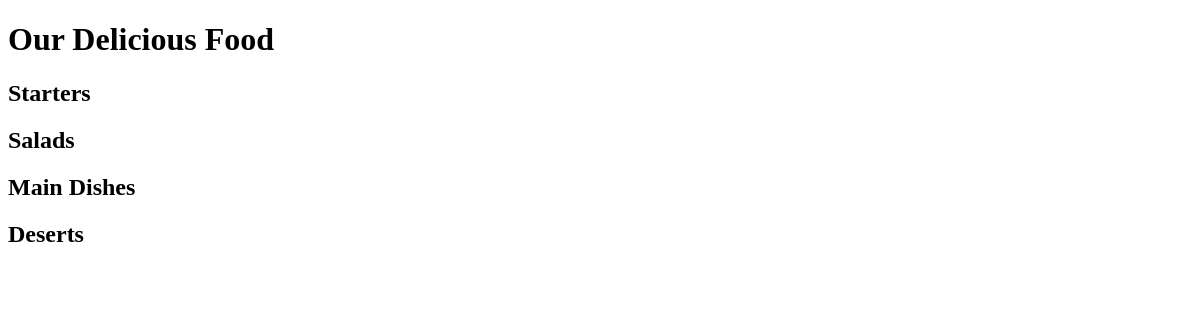
/, run on an earlier commit of the app's database.
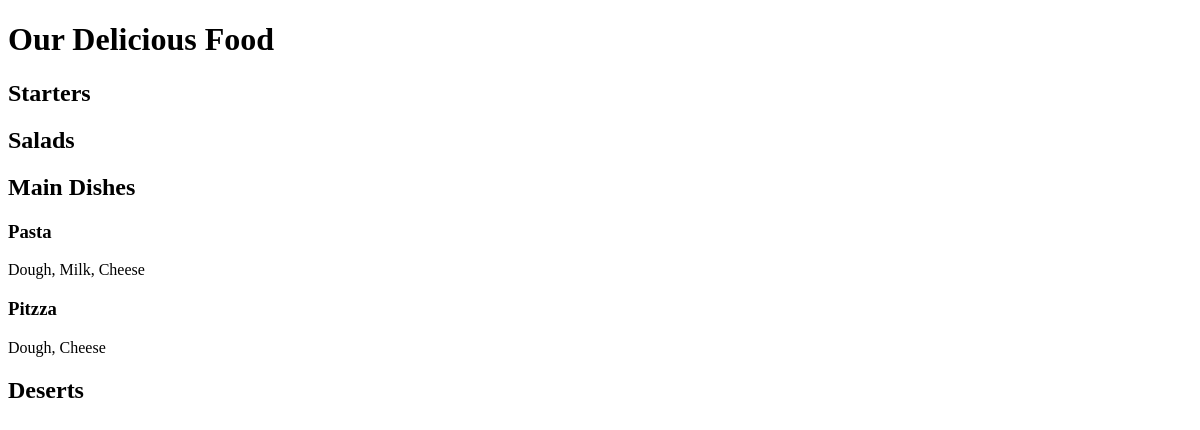
And on a later commit of the database.
### restaurant_menu/models.py (models this page shows, shortened)
class Meal(models.Model):
    name = models.CharField(max_length=1500, unique=True)
    description = models.CharField(max_length=5000)
    price = models.DecimalField(max_digits=10, decimal_places=2)
    category = models.CharField(max_length=100, choices=MEAL_KINDS)
    status = models.IntegerField(choices=AVAILABILITY, default=1)
    cook = models.ForeignKey(User, on_delete=models.PROTECT)
    date_created = models.DateTimeField(auto_now_add=True)
    date_updated = models.DateTimeField(auto_now=True)

### restaurant_menu/views.py (the view)
# urls.py: path('', views.MenuList.as_view(), name='home'),
class MenuList(generic.ListView):
    queryset = Meal.objects.order_by("-date_created")
    template_name = "index.html"
    def get_context_data(self, **kwargs):
        context = super().get_context_data(**kwargs)
        context["kinds"] = MEAL_KINDS
        return context

### restaurant_menu/templates/index.html (shortened to what this page needs)
<!DOCTYPE html>
<html lang="en">
<head>
</head>
<body>
    <h1>Our Delicious Food</h1>
    {% for kind in kinds %}
        <h2>{{ kind.1 }}</h2>
        {% for row in meal_list %}
            {% if row.category == kind.0 %}
                {% if row.status == 0 %}
                    <h3><del>{{ row.name }}</del></h3>
                    <p>{{ row.description }}</p>
                {% else %}
                    <h3>{{ row.name }}</h3>
                    <p>{{ row.description }}</p>
                {% endif %}
            {% endif %}
        {% endfor %}
    {% endfor %}
</body>
</html>

What changed in the data, as far as the page shows it:
added Meal: name "Pasta", description "Dough, Milk, Cheese"
added Meal: name "Pitzza", description "Dough, Cheese"
